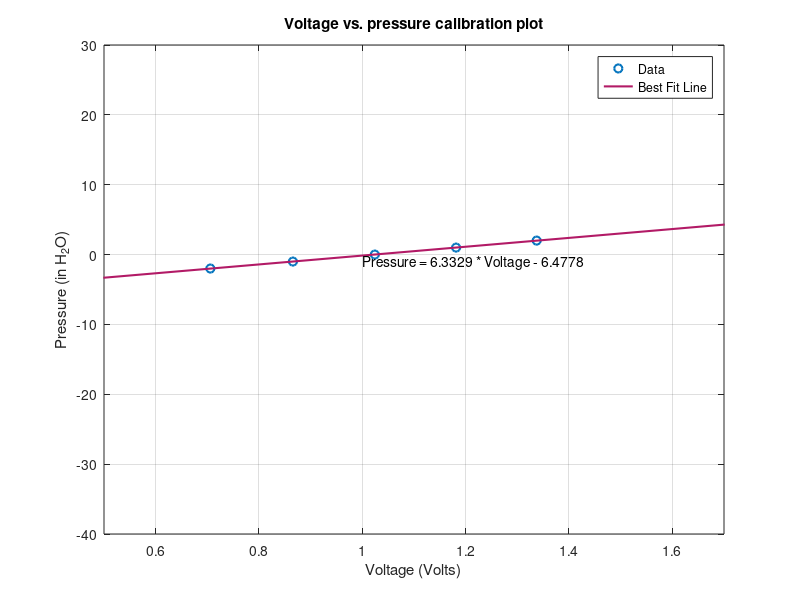

Here is the MATLAB script that generated this plot: (Note: this script raises an error after producing the figure.)
%% ME 4005 Lab 6 Data Analysis
% Sam Kramer                                                    29 APR 2022
% This script will be the primary data analysis script that will be used in
% the final report

%% Part 1
% Part 1 was the creation of an airfoil that was used in the data
% collection portion of this lab.

%% Part 2 
% This is the matlab script for Part 2 of the lab, the pressure and voltage
% data validation and calibration
%       Must be in the correct folder to run this script
% Will return:
%               1. Plot with calibration curve
%               2. Table with data and corresponding voltage number

% -- Setup
clear; clc; close all; format compact;

%%%%%%%%%%%%%%%%%%%%%%%%% Pressure Calibration %%%%%%%%%%%%%%%%%%%%%%%%%%%%

% -- Load in data
pos2in = load('Lab6_P2S6_2inH20_Measurement'); % Postive 2 inches H2O
pos1in = load('Lab6_P2S6_1inH2O_Measurement'); % Postive 1 inches H2O
sta0in = load('Lab6_P2S6_0inH20_Measurement'); % Static 0 inches H2O
neg1in = load('Lab6_P2S6_Neg_1inH20_Measurement');  % Negative 1 in H2O
neg2in = load('Lab6_P2S6_Neg_2inH20_Measurement');  % Negative 2 in H2O

% -- Select data vectors
pos2 = pos2in.v1;       % +2 in H2O data
pos2Time = pos2in.t;    % Time vector for the data

pos1 = pos1in.v1;       % +1 in H2O data
pos1Time = pos1in.t;    

zeroH = sta0in.v1;       % 0 in H2O data
timeZ = sta0in.t;

neg1 = neg1in.v1;       % -1 in H2O data
neg1Time = neg1in.t;

neg2 = neg2in.v1;       % -2 in H2O data
neg2Time = neg2in.t;


% -- Find mean data
pos2 = mean(pos2);      % Finds the mean value of the H2O 
pos1 = mean(pos1);
zeroH = mean(zeroH);
neg1 = mean(neg1);
neg2 = mean(neg2);

% -- Put into vectors
voltage = [neg2 neg1 zeroH pos1 pos2]';
pressure = [-2:2]';

% -- Plot data 
plot(voltage,pressure,'o','Linewidth',1.5)              % Plot Data
    grid on
    hold on
    ylabel('Pressure (in H_2O)')
    xlabel('Voltage (Volts)')
    title('Voltage vs. pressure calibration plot')
    
% -- Extract and plot a calibration curve
 P = polyfit(voltage,pressure,1);                       % Find Poly values
 BFL = @(x) P(1)*x + P(2);                              % BFL equation
 fplot(BFL,'Color',[0.7 0.1 0.4],'Linewidth',1.5);      % Plot BFL
    hold on
    xlim([0.5 1.7])
    legend('Data','Best Fit Line')
    text(1,-1,'Pressure = 6.3329 * Voltage - 6.4778')
    
% -- Convert to Pascal
Pa = pressure * 248.84;     % Convert data to Pascal
    
% -- Make a table   
table = table(pressure,Pa,voltage);     % Make table
disp(table)                             % Display table created

%% Part 3
% This is the matlab script for part 3 of the lab, the static pressure
% distribution measurements.
% Will return:
%             1.

% -- Setup
clear; clc; format compact; close all;

%%%%%%%%%%%%%%%%%%%%%%%%%%%%% Static Pressure %%%%%%%%%%%%%%%%%%%%%%%%%%%%%

% -- Parameters
P = [6.3329 -6.4778];           % BFL Pressure calibration coefficients
location = [0.13 0.24 0.58];    % Normalized location of taps

w = 100/1000;                                   % length (m)
rho = 1.225;                                    % Density of air (kg/m^3)
L = [.016 .0175 .037 .074 .018 .028 .070];      % length of segments (m)
angles = [0 56 41 14 -58 -38 -15];              % angles (degrees)    
angles10 = angles - 10;
angles15 = angles - 15;
areas = L.*w;

% -- Load in data for all
    % 0 degree angle of attack
        p0a0 = load('P0_A0');       % P0 hole
        s1a0 = load('Ps1_A0');      % Ps1 hole
        s2a0 = load('Ps2_A0');      % Ps2 hole
        s3a0 = load('Ps3_A0');      % Ps3 hole
        p1a0 = load('Pp1_A0');      % Pp1 hole
        p2a0 = load('Pp2_A0');      % Pp2 hole
        p3a0 = load('Pp3_A0');      % Pp3 hole
    
    % 10 degree angle of attack
        p0a10 = load('P0_A10');
        s1a10 = load('Ps1_A10');
        s2a10 = load('Ps2_A10');
        s3a10 = load('Ps3_A10');
        p1a10 = load('Pp1_A10');
        p2a10 = load('Pp2_A10');
        p3a10 = load('Pp3_A10');
    
    % 15 degree angle of attack
        p0a15 = load('P0_A15');
        s1a15 = load('Ps1_A15');
        s2a15 = load('Ps2_A15');
        s3a15 = load('Ps3_A15');
        p1a15 = load('Pp1_A15');
        p2a15 = load('Pp2_A15');
        p3a15 = load('Pp3_A15');
    
% -- Finding mean voltage of each data vector
    % 0 degree angle of attack
        p0a0 = mean(p0a0.v1);       % P0 hole
        s1a0 = mean(s1a0.v1);       % Ps1 hole
        s2a0 = mean(s2a0.v1);       % Ps2 hole
        s3a0 = mean(s3a0.v1);       % Ps3 hole
        p1a0 = mean(p1a0.v1);       % Pp1 hole
        p2a0 = mean(p2a0.v1);       % Pp2 hole
        p3a0 = mean(p3a0.v1);       % Pp3 hole
    
    % 10 degree angle of attack
        p0a10 = mean(p0a10.v1);
        s1a10 = mean(s1a10.v1);
        s2a10 = mean(s2a10.v1);
        s3a10 = mean(s3a10.v1);
        p1a10 = mean(p1a10.v1);
        p2a10 = mean(p2a10.v1);
        p3a10 = mean(p3a10.v1);
 
    % 15 degree angle of attack
        p0a15 = mean(p0a15.v1);
        s1a15 = mean(s1a15.v1);
        s2a15 = mean(s2a15.v1);
        s3a15 = mean(s3a15.v1);
        p1a15 = mean(p1a15.v1);
        p2a15 = mean(p2a15.v1);
        p3a15 = mean(p3a15.v1);
    
% -- Place into vectors
a0 = [p0a0 s1a0 s2a0 s3a0 p1a0 p2a0 p3a0];   % 0deg voltages vector
a10 = [p0a10 s1a10 s2a10 s3a10 p1a10 p2a10 p3a10];  % 10deg voltages 
a15 = [p0a15 s1a15 s2a15 s3a15 p1a15 p2a15 p3a15];  % 15deg voltages
    
% -- Find pressure at corresponding voltage 
p0 = P(1) * a0 + P(2);      % Pressure for the 0deg angle of attack
p10 = P(1) * a10 + P(2);
p15 = P(1) * a15 + P(2);

% -- Convert pressure to Pa
p0 = p0 * 248.84;           % Calculates the in H20 pressure into Pascal
p10 = p10 * 248.84;
p15 = p15 * 248.84;  
    
% -- Plot pressures vs. location
    % 0 degree angle of attack
    plot(0,p0(1),'o')
        hold on
        grid on
    plot(location,p0(2:4),'color',[0.8 0.2 0.3],'Linewidth',1.5)
        hold on
        grid on
    plot(location,p0(5:7),'color',[0.2 0.3 0.8],'Linewidth',1.5)
        hold on
        grid on
        xlabel('Location of Tap')
        ylabel('Gauge Pressure (Pa)')
        title('Pressure at Normalized Location on Air foil at 0 Degree Angle of Attack')
        legend('Pressure at stagnant point','Suction Side','Pressure Side')
        xlim([0 1]);
        
    % 10 degree angle of attack
    figure(2)
    plot(0,p10(1),'o')
        hold on
        grid on
    plot(location,p10(2:4),'color',[0.8 0.2 0.3],'Linewidth',1.5)
        hold on
        grid on
    plot(location,p10(5:7),'color',[0.2 0.3 0.8],'Linewidth',1.5)
        hold on
        grid on
        xlabel('Location of Tap')
        ylabel('Gauge Pressure (Pa)')
        title('Pressure at Normalized Location on Air foil at 10 Degree Angle of Attack')
        legend('Pressure at stagnant point','Suction Side','Pressure Side')
        xlim([0 1]);
         
    % 15 degree angle of attack
    figure(3)
    plot(0,p15(1),'o')
        hold on
        grid on
    plot(location,p15(2:4),'color',[0.8 0.2 0.3],'Linewidth',1.5)
        hold on
        grid on
    plot(location,p15(5:7),'color',[0.2 0.3 0.8],'Linewidth',1.5)
        hold on
        grid on
        xlabel('Location of Tap')
        ylabel('Gauge Pressure (Pa)')
        title('Pressure at Normalized Location on Air foil at 15 Degree Angle of Attack')
        legend('Pressure at stagnant point','Suction Side','Pressure Side')

%%%%%%%%%%%%%%%%%%%%%%%%%%%%%%% Lift and Drag %%%%%%%%%%%%%%%%%%%%%%%%%%%%%

% -- Calculation of lift and drag forces
    % Drag
    d00 = p0(1)*cosd(0)*.0016;
    ds0 = p0(2)*cosd(56)*.0018 + p0(3)*cosd(41)*.0037 + p0(4)*cosd(14)*.0074;
    dp0 = p0(5)*cosd(-58)*.0018 + p0(6)*cosd(-38)*.0028 + p0(7)*cosd(-15)*.0070;
    Drag0 = d00 + ds0 + dp0;           % Newtons
    
    d010 = p10(1)*cosd(-10)*0.0016;
    ds10 = p10(2)*cosd(46)*0.0018 + p10(3)*cosd(31)*0.0037 + p10(4)*cosd(4)*0.0074;
    dp10 = p10(5)*cosd(-68)*0.0018 + p10(6)*cosd(-48)*0.0028 + p10(7)*cosd(-25)*0.007;
    Drag10 = d010 + ds10 +dp10;
    
    d015 = p15(1)*cosd(0 - 15)*.0016;
    ds15 = p15(2)*cosd(56 - 15)*.0018 + p15(3)*cosd(41 - 15)*.0037 + p15(4)*cosd(14 - 15)*.0074;
    dp15 = p15(5)*cosd(-58 - 15)*.0018 + p15(6)*cosd(-38 - 15)*.0028 + p15(7)*cosd(-15 - 15)*.0070;
    Drag15 = d015 + ds15 + dp15; 
    
    % Lift
    L00 = 0;
    Ls0 = p0(2)*0.0018*sind(56) + p0(3)*sind(41)*0.0037 + p0(4)*sind(14)*.0074;
    Lp0 = p0(5)*0.0018*sind(-58) + p0(6)*sind(-38)*0.0028 + p0(7)*0.07*sind(-15);
    Lift0 = -(L00 + Ls0 + Lp0)*cos(0);
    
    L010 = p10(1) * sind(-10) * 0.0016;
    Ls10 = p10(2)*0.0018*sind(46) + p10(3)*0.0037*sind(31) + p10(4)*0.0074*sind(4);
    Lp10 = p10(5)*0.0018*sind(-68) + p10(6)*0.0028*sind(-48) + p10(7)*0.007*sind(-25);
    Lift10 = -(L010 + Ls10 + Lp10);
    
    L015 = p15(1) * sind(0-15) * 0.0016;
    Ls15 = p15(2)*0.0018*sind(56 - 15) + p15(3)*0.0037*sind(41 - 15) + p15(4)*0.0074*sind(14 -15);
    Lp15 = p15(5)*0.0018*sind(-58 - 15) + p15(6)*0.0028*sind(-38 - 15) + p15(7)*0.007*sind(-15 - 15);
    Lift15 = -(L015 + Ls15 + Lp15);
    
% -- Calculating velocity of air
pitotV = load('AirVelocity_Data');
pitot = mean(pitotV.v1);
pitotP = P(1) * pitot + P(2);
pitotP = pitotP * 248.84;           % Defines pressure differential in Pa
airV = sqrt(2 * pitotP / rho);      % Fines the velocity (m/s) using bernoullis

% -- Calculating lift and drag coefficients
    % Drag
    DC0 = Drag0 / (.5 * rho * airV^2 * .011);
    DC10 = Drag10 / (0.5 * rho * airV^2 * .11 * .1);
    DC15 = Drag15 / (0.5 * rho * airV^2 * .11 * .1);
    
    % lift
    LC0 = Lift0 / (.5 * rho * airV^2 * .11 * .1);
    LC10 = Lift10 / (.5 * rho * airV^2 * .11 * .1);
    LC15 = Lift15 / (.5 * rho * airV^2 * .11 * .1);
    
% -- Vectors
Drag_Coefficient = [DC0 DC10 DC15]';
Lift_Coefficient = [LC0 LC10 LC15]';
AngleOfAttack = [0 10 15]';
CL_CD = Lift_Coefficient ./ Drag_Coefficient;
t = table(AngleOfAttack,Drag_Coefficient,Lift_Coefficient,CL_CD);
disp(t)

% -- Plot CL and CD
% Drag
figure
plot(AngleOfAttack,Drag_Coefficient)
    grid on
    xlabel('Angle of Attack (Degrees)')
    ylabel('Drag Coefficient C_D')
    xlim([-5 20]);
    title('Drag and Lift Coefficient vs. Angle of Attack')
    hold on

% Lift
plot(AngleOfAttack,Lift_Coefficient)
    grid on
    xlabel('Angle of Attack (Degrees)')
    ylabel('Coefficient Magnitude')
    xlim([-5 20])
    legend('Drag Coefficient','Lift Coefficient')
    

    





